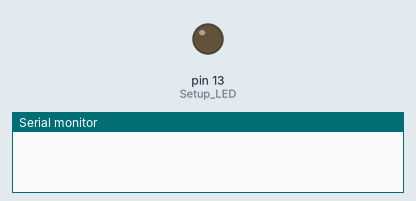
Recording of a sketch running on a simulated Arduino Uno, built with avr-gcc and run on an emulated ATmega328P. On the bench: output pins drawn as LEDs (lit = HIGH), the last lines printed to the serial monitor.

Above: at 1.0 s.
At 3.0 s:
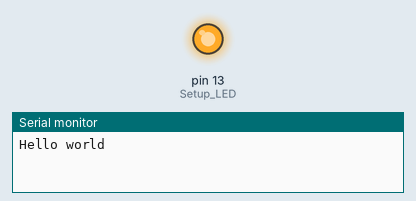
Timing chart, 0 to 5.2 s (numbered marks = the images above):
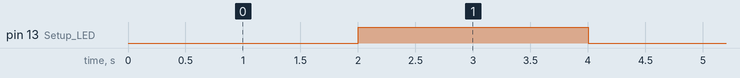

The sketch:

Exercise1_Hello_World.ino
```cpp
void setup(){
  // Turn interrupt off, so we can run setup code.
  cli();
  Serial.begin(115200); // Set serial Baud

  TCCR1A = 0; // Set register A to 0.
  TCCR1B = 0; // Set register B to 0.

  /*
   * [Clock / (Prescaler * Desired Freq)] - 1 = Compare match value
   * (16_000_000) / (1024*0.5) -1 = 31249
   *
   * This value will be what the timer is intially set to, and when it reaches its 16-bit maximum of 65000
   *   it "overflows" and goes back to zero (generating the interrupt).
   * TCNT1 is the value in which the timer "starts" counting from. For the timer to count 31249, we use the value
   * 65565 - 31249 = 34285
   */
  TCNT1 = 34285; // Set preloaded time,
  TCCR1B |= B00000101;  // Set prescaler, ...101 = 1024
  TIMSK1 |= B00000001;  // Enable Timer Overflow Interrupt, so when 34285 becomes 0 it interrupts

  pinMode(LED_BUILTIN, OUTPUT); // Setup LED, output.

  sei();  // Enable interrupts again
}

// Time 1, overflow vect, interrupts on overflow of the timer set using the prescaler and TCNT1.
ISR(TIMER1_OVF_vect) {
  cli();  // Set cli, to avoid interrupts during code (Not really necessary in this code.)

  TCNT1 = 34285;  // Reset preloaded time.
  Serial.println("Hello world");  // Print "Hello World"

  digitalWrite(LED_BUILTIN, !digitalRead(LED_BUILTIN)); // switch LED output.
  sei();  // Enable interrupts again.
}

void loop(){}
```

Measured:
- by itself, pin 13 (Setup_LED): alternates HIGH for 2.0 s and LOW for 2.0 s
